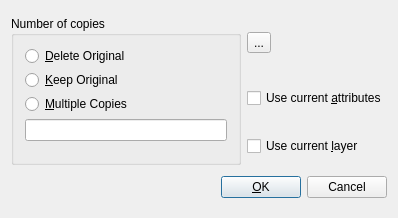
<?xml version="1.0" encoding="UTF-8"?>
<ui version="4.0">
 <class>QG_DlgMove</class>
 <widget class="QDialog" name="QG_DlgMove">
  <property name="geometry">
   <rect>
    <x>0</x>
    <y>0</y>
    <width>398</width>
    <height>218</height>
   </rect>
  </property>
  <property name="sizePolicy">
   <sizepolicy hsizetype="Minimum" vsizetype="Minimum">
    <horstretch>0</horstretch>
    <verstretch>0</verstretch>
   </sizepolicy>
  </property>
  <property name="minimumSize">
   <size>
    <width>300</width>
    <height>190</height>
   </size>
  </property>
  <property name="windowTitle">
   <string>Move/Copy Options</string>
  </property>
  <layout class="QGridLayout">
   <item row="0" column="0" rowspan="3">
    <widget class="QGroupBox" name="bgNumber">
     <property name="title">
      <string>Number of copies</string>
     </property>
     <layout class="QVBoxLayout">
      <item>
       <widget class="QRadioButton" name="rbMove">
        <property name="sizePolicy">
         <sizepolicy hsizetype="Minimum" vsizetype="Preferred">
          <horstretch>0</horstretch>
          <verstretch>0</verstretch>
         </sizepolicy>
        </property>
        <property name="minimumSize">
         <size>
          <width>0</width>
          <height>18</height>
         </size>
        </property>
        <property name="text">
         <string>&amp;Delete Original</string>
        </property>
       </widget>
      </item>
      <item>
       <widget class="QRadioButton" name="rbCopy">
        <property name="sizePolicy">
         <sizepolicy hsizetype="Minimum" vsizetype="Preferred">
          <horstretch>0</horstretch>
          <verstretch>0</verstretch>
         </sizepolicy>
        </property>
        <property name="minimumSize">
         <size>
          <width>0</width>
          <height>18</height>
         </size>
        </property>
        <property name="text">
         <string>&amp;Keep Original</string>
        </property>
       </widget>
      </item>
      <item>
       <widget class="QRadioButton" name="rbMultiCopy">
        <property name="sizePolicy">
         <sizepolicy hsizetype="Minimum" vsizetype="Preferred">
          <horstretch>0</horstretch>
          <verstretch>0</verstretch>
         </sizepolicy>
        </property>
        <property name="minimumSize">
         <size>
          <width>0</width>
          <height>18</height>
         </size>
        </property>
        <property name="text">
         <string>&amp;Multiple Copies</string>
        </property>
       </widget>
      </item>
      <item>
       <widget class="QLineEdit" name="leNumber">
        <property name="toolTip">
         <string>Number of copies. Maximum 100</string>
        </property>
       </widget>
      </item>
      <item>
       <spacer name="spacer7">
        <property name="orientation">
         <enum>Qt::Vertical</enum>
        </property>
        <property name="sizeType">
         <enum>QSizePolicy::Expanding</enum>
        </property>
        <property name="sizeHint" stdset="0">
         <size>
          <width>20</width>
          <height>130</height>
         </size>
        </property>
       </spacer>
      </item>
     </layout>
    </widget>
   </item>
   <item row="1" column="1">
    <widget class="QCheckBox" name="cbCurrentAttributes">
     <property name="text">
      <string>Use current &amp;attributes</string>
     </property>
    </widget>
   </item>
   <item row="2" column="1">
    <widget class="QCheckBox" name="cbCurrentLayer">
     <property name="text">
      <string>Use current &amp;layer</string>
     </property>
    </widget>
   </item>
   <item row="3" column="0" colspan="2">
    <layout class="QHBoxLayout">
     <item>
      <spacer name="spacer">
       <property name="orientation">
        <enum>Qt::Horizontal</enum>
       </property>
       <property name="sizeType">
        <enum>QSizePolicy::Expanding</enum>
       </property>
       <property name="sizeHint" stdset="0">
        <size>
         <width>40</width>
         <height>20</height>
        </size>
       </property>
      </spacer>
     </item>
     <item>
      <widget class="QPushButton" name="bOk">
       <property name="text">
        <string>&amp;OK</string>
       </property>
       <property name="shortcut">
        <string>Alt+O</string>
       </property>
       <property name="default">
        <bool>true</bool>
       </property>
      </widget>
     </item>
     <item>
      <widget class="QPushButton" name="bCancel">
       <property name="text">
        <string>Cancel</string>
       </property>
       <property name="shortcut">
        <string>Esc</string>
       </property>
      </widget>
     </item>
    </layout>
   </item>
   <item row="0" column="1">
    <widget class="QToolButton" name="toolButton">
     <property name="text">
      <string>...</string>
     </property>
     <property name="icon">
      <iconset resource="../../../res/extui/extui.qrc">
       <normaloff>:/extui/dlgmove1.png</normaloff>:/extui/dlgmove1.png</iconset>
     </property>
     <property name="iconSize">
      <size>
       <width>80</width>
       <height>80</height>
      </size>
     </property>
    </widget>
   </item>
  </layout>
 </widget>
 <layoutdefault spacing="6" margin="11"/>
 <resources>
  <include location="../../../res/extui/extui.qrc"/>
 </resources>
 <connections>
  <connection>
   <sender>rbMove</sender>
   <signal>toggled(bool)</signal>
   <receiver>leNumber</receiver>
   <slot>setDisabled(bool)</slot>
   <hints>
    <hint type="sourcelabel">
     <x>20</x>
     <y>20</y>
    </hint>
    <hint type="destinationlabel">
     <x>20</x>
     <y>20</y>
    </hint>
   </hints>
  </connection>
  <connection>
   <sender>rbCopy</sender>
   <signal>toggled(bool)</signal>
   <receiver>leNumber</receiver>
   <slot>setDisabled(bool)</slot>
   <hints>
    <hint type="sourcelabel">
     <x>20</x>
     <y>20</y>
    </hint>
    <hint type="destinationlabel">
     <x>20</x>
     <y>20</y>
    </hint>
   </hints>
  </connection>
  <connection>
   <sender>rbMultiCopy</sender>
   <signal>toggled(bool)</signal>
   <receiver>leNumber</receiver>
   <slot>setEnabled(bool)</slot>
   <hints>
    <hint type="sourcelabel">
     <x>20</x>
     <y>20</y>
    </hint>
    <hint type="destinationlabel">
     <x>20</x>
     <y>20</y>
    </hint>
   </hints>
  </connection>
  <connection>
   <sender>bOk</sender>
   <signal>clicked()</signal>
   <receiver>QG_DlgMove</receiver>
   <slot>accept()</slot>
   <hints>
    <hint type="sourcelabel">
     <x>20</x>
     <y>20</y>
    </hint>
    <hint type="destinationlabel">
     <x>20</x>
     <y>20</y>
    </hint>
   </hints>
  </connection>
  <connection>
   <sender>bCancel</sender>
   <signal>clicked()</signal>
   <receiver>QG_DlgMove</receiver>
   <slot>reject()</slot>
   <hints>
    <hint type="sourcelabel">
     <x>20</x>
     <y>20</y>
    </hint>
    <hint type="destinationlabel">
     <x>20</x>
     <y>20</y>
    </hint>
   </hints>
  </connection>
 </connections>
</ui>
